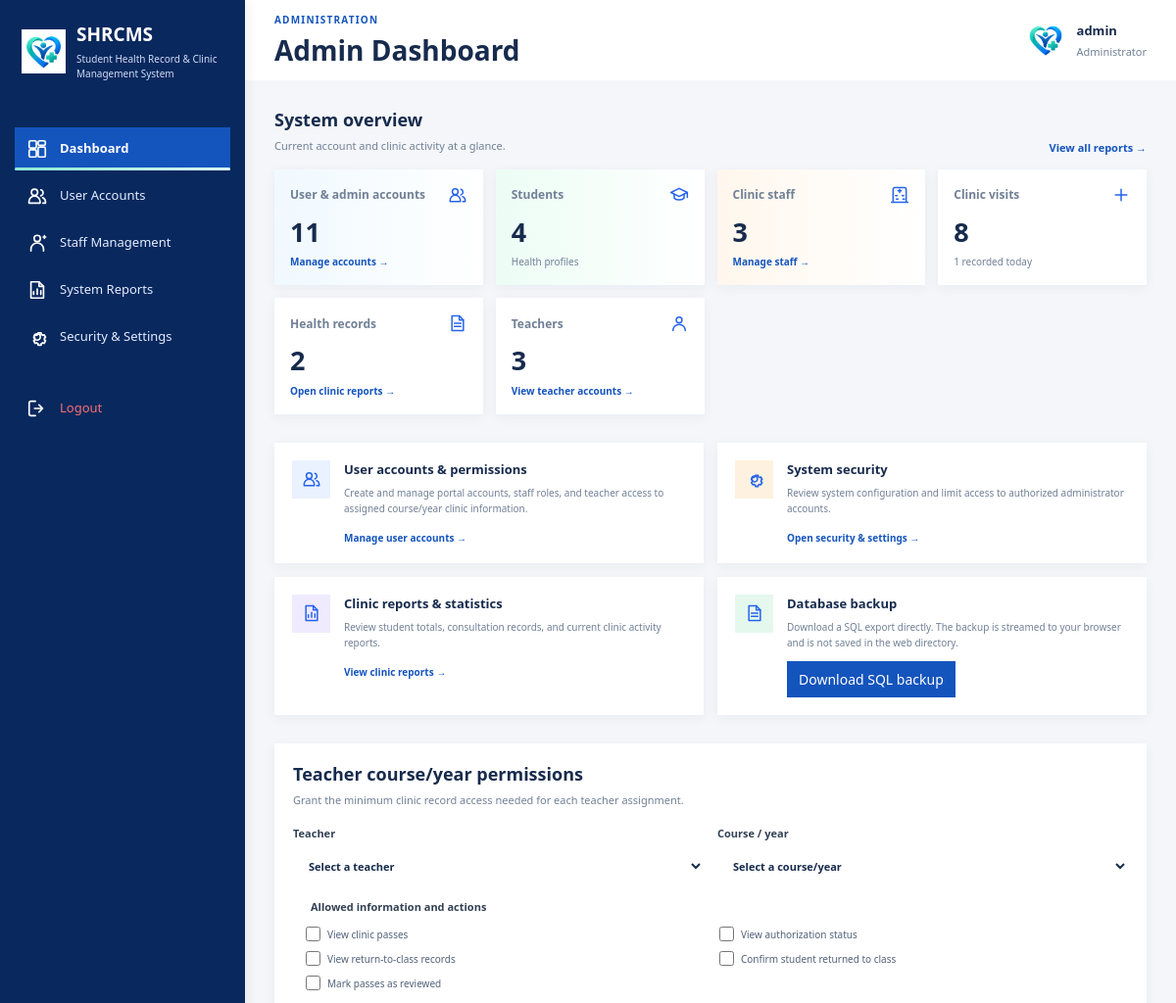
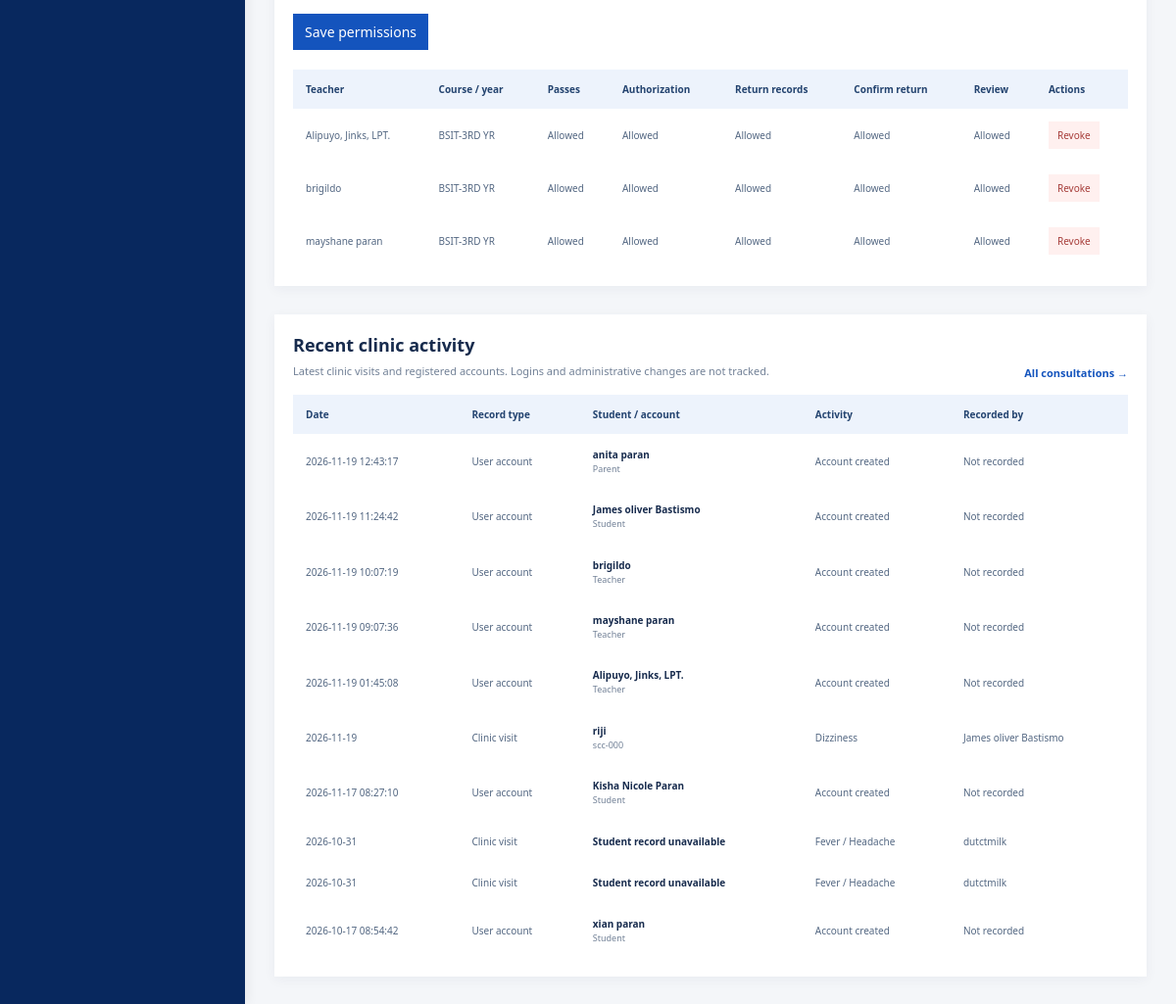
Screenshot of /php/Admin_Dashboard/admin_dashboard.php (signed in) with the database file from the repository (2 pictures, top to bottom).
### tables this page shows
CREATE TABLE `teacher_course_assignments` (
  `id` int NOT NULL,
  `teacher_id` int NOT NULL,
  `course_year` varchar(50) NOT NULL,
  `can_view_passes` tinyint(1) NOT NULL DEFAULT '0',
  `can_view_authorization` tinyint(1) NOT NULL DEFAULT '0',
  `can_view_return_records` tinyint(1) NOT NULL DEFAULT '0',
  `can_confirm_returns` tinyint(1) NOT NULL DEFAULT '0',
  `can_review` tinyint(1) NOT NULL DEFAULT '0',
  `created_at` timestamp NOT NULL DEFAULT CURRENT_TIMESTAMP
);

CREATE TABLE `staff` (
  `id` int NOT NULL,
  `staff_id_no` varchar(50) DEFAULT NULL,
  `password` varchar(255) DEFAULT NULL,
  `fullname` varchar(100) NOT NULL,
  `role` varchar(50) NOT NULL,
  `email` varchar(100) DEFAULT NULL,
  `id_document` varchar(255) DEFAULT NULL,
  `created_at` timestamp NOT NULL DEFAULT CURRENT_TIMESTAMP
);

CREATE TABLE `users` (
  `id` int NOT NULL,
  `name` varchar(100) NOT NULL,
  `email` varchar(100) DEFAULT NULL,
  `role` varchar(50) DEFAULT 'User',
  `password` varchar(255) NOT NULL,
  `status` varchar(20) DEFAULT 'Active',
  `created_at` timestamp NOT NULL DEFAULT CURRENT_TIMESTAMP,
  `student_id_no` varchar(50) DEFAULT NULL
);

### php/Admin_Dashboard/admin_dashboard.php (the view, shortened to what the rows shown need)
<?php
require_once __DIR__ . '/../db.php';
$conn->set_charset('utf8mb4');
function e($value): string
{
    return htmlspecialchars((string)($value ?? ''), ENT_QUOTES, 'UTF-8');
}
$teacherPermissionTablesReady = false;
$recentActivity = [];
$teachers = [];
$courseYears = [];
$teacherAssignments = [];
try {
    $activityResult = $conn->query(
        'SELECT c.consultation_date AS activity_date,
                c.reason AS activity,
                c.staff_name AS actor,
                s.fullname AS student_name,
                s.student_id_no
         FROM consultations c
         LEFT JOIN students s
           ON s.student_id_no COLLATE utf8mb4_unicode_ci =
              c.student_id COLLATE utf8mb4_unicode_ci
           OR CAST(s.id AS CHAR) COLLATE utf8mb4_unicode_ci =
              c.student_id COLLATE utf8mb4_unicode_ci
         ORDER BY c.consultation_date DESC, c.id DESC
         LIMIT 8'
    );
    while ($row = $activityResult->fetch_assoc()) {
        $row['activity_type'] = 'Clinic visit';
        $recentActivity[] = $row;
    }
    $accountActivityResult = $conn->query(
        'SELECT created_at AS activity_date, name, role
         FROM users
         ORDER BY created_at DESC, id DESC
         LIMIT 8'
    );
    while ($row = $accountActivityResult->fetch_assoc()) {
        $recentActivity[] = [
            'activity_date' => $row['activity_date'],
            'activity' => 'Account created',
            'actor' => 'Not recorded',
            'student_name' => $row['name'],
            'student_id_no' => $row['role'],
            'activity_type' => 'User account',
        ];
    }
    usort($recentActivity, static function (array $first, array $second): int {
        return strtotime((string)$second['activity_date'])
            <=> strtotime((string)$first['activity_date']);
    });
    $recentActivity = array_slice($recentActivity, 0, 10);
    $teacherAccountResult = $conn->query(
        'SELECT id, teacher_id_no, fullname, email, password
         FROM teachers
         WHERE LOWER(TRIM(status)) = \'active\''
    );
    while ($teacherAccount = $teacherAccountResult->fetch_assoc()) {
        $teacherEmail = trim((string)($teacherAccount['email'] ?? ''));
        $teacherName = (string)$teacherAccount['fullname'];
        $mirrorLookup = $conn->prepare(
            'SELECT id FROM staff
             WHERE LOWER(TRIM(role)) = \'teacher\'
               AND (
                    (? <> \'\' AND LOWER(TRIM(email)) = LOWER(TRIM(?)))
                    OR LOWER(TRIM(fullname)) = LOWER(TRIM(?))
               )
             LIMIT 1'
        );
        $mirrorLookup->bind_param('sss', $teacherEmail, $teacherEmail, $teacherName);
        $mirrorLookup->execute();
        $mirrorRow = $mirrorLookup->get_result()->fetch_assoc();
        $staffId = (int)($mirrorRow['id'] ?? 0);
        $teachers[] = [
            'id' => $staffId,
            'fullname' => $teacherName,
            'teacher_id_no' => (string)$teacherAccount['teacher_id_no'],
            'role' => 'Teacher',
        ];
    }
    $courseYearsResult = $conn->query(
        "SELECT DISTINCT course_year FROM students
         WHERE course_year IS NOT NULL AND TRIM(course_year) <> ''
         ORDER BY course_year"
    );
    while ($row = $courseYearsResult->fetch_assoc()) {
        $courseYears[] = $row['course_year'];
    }
    $teacherPermissionTablesReady = true;
    if ($teacherPermissionTablesReady) {
        $assignmentResult = $conn->query(
            'SELECT a.id, a.teacher_id, a.course_year,
                    a.can_view_passes, a.can_view_authorization,
                    a.can_view_return_records, a.can_confirm_returns, a.can_review,
                    s.fullname
             FROM teacher_course_assignments a
             INNER JOIN staff s ON s.id = a.teacher_id
             ORDER BY s.fullname, a.course_year'
        );
        while ($row = $assignmentResult->fetch_assoc()) {
            $teacherAssignments[] = $row;
        }
    }
} catch (mysqli_sql_exception $exception) {
    error_log('Admin dashboard query failed: ' . $exception->getMessage());
    $dashboardError = 'Some dashboard information could not be loaded. Check the database setup and try again.';
}
?>
<!DOCTYPE html>
<html lang="en">
<head>
    <link rel="stylesheet" href="../../css/Shared/style.css?v=20261114-icons">
    <link rel="stylesheet" href="../../css/Admin/admin-dashboard.css?v=20261117-admin-operations">
</head>
<body class="admin-dashboard-body">
    <main class="admin-main-content">
        <header class="admin-header-bar">
            <div>
                <h1>Admin Dashboard</h1>
            </div>
        </header>
        <div class="admin-dashboard-container">
            <section aria-labelledby="overview-heading">
                <div class="admin-dashboard-section-heading">
                    <div>
                        <h2 id="overview-heading">System overview</h2>
                    </div>
                </div>
            </section>
            <section class="admin-permissions-panel" aria-labelledby="teacher-permissions-heading">
                <div class="admin-dashboard-section-heading">
                    <div>
                        <h2 id="teacher-permissions-heading">Teacher course/year permissions</h2>
                    </div>
                </div>
                <?php if (!$teacherPermissionTablesReady): ?>
                    <div class="admin-setup-notice" role="status">
                        Teacher permission storage is not installed yet. Import the teacher dashboard tables from the project SQL file before assigning access.
                    </div>
                <?php elseif (!$teachers): ?>
                    <div class="admin-setup-notice" role="status">
                        No active teacher accounts were found. Add a Teacher account in User Accounts before assigning clinic access.
                    </div>
                <?php else: ?>
                    <?php if ($teacherAssignments): ?>
                        <div class="admin-table-wrap">
                            <table class="admin-permissions-table">
                                <thead>
                                    <tr>
                                        <th scope="col">Teacher</th>
                                        <th scope="col">Course / year</th>
                                        <th scope="col">Passes</th>
                                        <th scope="col">Authorization</th>
                                        <th scope="col">Return records</th>
                                        <th scope="col">Confirm return</th>
                                        <th scope="col">Review</th>
                                        <th scope="col">Actions</th>
                                    </tr>
                                </thead>
                                <tbody>
                                    <?php foreach ($teacherAssignments as $assignment): ?>
                                        <tr>
                                            <td><?= e($assignment['fullname']) ?></td>
                                            <td><?= e($assignment['course_year']) ?></td>
                                            <td><?= (int)$assignment['can_view_passes'] ? 'Allowed' : '—' ?></td>
                                            <td><?= (int)$assignment['can_view_authorization'] ? 'Allowed' : '—' ?></td>
                                            <td><?= (int)$assignment['can_view_return_records'] ? 'Allowed' : '—' ?></td>
                                            <td><?= (int)$assignment['can_confirm_returns'] ? 'Allowed' : '—' ?></td>
                                            <td><?= (int)$assignment['can_review'] ? 'Allowed' : '—' ?></td>
                                            <td>
                                                <form method="post" class="admin-revoke-form"
                                                      onsubmit="return confirm('Revoke this teacher course/year assignment?');">
                                                    <button type="submit" class="admin-revoke-button">Revoke</button>
                                                </form>
                                            </td>
                                        </tr>
                                    <?php endforeach; ?>
                                </tbody>
                            </table>
                        </div>
                    <?php endif; ?>
                <?php endif; ?>
            </section>
            <section class="admin-activity-panel" aria-labelledby="activity-heading">
                <div class="admin-dashboard-section-heading">
                    <div>
                        <h2 id="activity-heading">Recent clinic activity</h2>
                    </div>
                </div>
                <div class="admin-table-wrap">
                    <table class="admin-activity-table">
                        <thead>
                            <tr>
                                <th scope="col">Date</th>
                                <th scope="col">Record type</th>
                                <th scope="col">Student / account</th>
                                <th scope="col">Activity</th>
                                <th scope="col">Recorded by</th>
                            </tr>
                        </thead>
                        <tbody>
                            <?php if (!$recentActivity): ?>
                                <tr><td colspan="5" class="admin-empty-row">No recent clinic or account activity is available.</td></tr>
                            <?php else: ?>
                                <?php foreach ($recentActivity as $activity): ?>
                                    <tr>
                                        <td><?= e($activity['activity_date']) ?></td>
                                        <td><?= e($activity['activity_type']) ?></td>
                                        <td>
                                            <strong><?= e($activity['student_name'] ?: 'Student record unavailable') ?></strong>
                                            <?php if (!empty($activity['student_id_no'])): ?>
                                                <small><?= e($activity['student_id_no']) ?></small>
                                            <?php endif; ?>
                                        </td>
                                        <td><?= e($activity['activity'] ?: 'Clinic consultation') ?></td>
                                        <td><?= e($activity['actor'] ?: 'Not recorded') ?></td>
                                    </tr>
                                <?php endforeach; ?>
                            <?php endif; ?>
                        </tbody>
                    </table>
                </div>
            </section>
        </div>
    </main>
</body>
</html>

### rows the page displays
teacher_course_assignments: teacher.fullname "Alipuyo, Jinks, LPT.", course_year "BSIT-3RD YR", can_view_passes "Allowed", can_view_authorization "Allowed", can_view_return_records "Allowed", can_confirm_returns "Allowed", can_review "Allowed"
teacher_course_assignments: teacher.fullname "brigildo", course_year "BSIT-3RD YR", can_view_passes "Allowed", can_view_authorization "Allowed", can_view_return_records "Allowed", can_confirm_returns "Allowed", can_review "Allowed"
teacher_course_assignments: teacher.fullname "mayshane paran", course_year "BSIT-3RD YR", can_view_passes "Allowed", can_view_authorization "Allowed", can_view_return_records "Allowed", can_confirm_returns "Allowed", can_review "Allowed"
users: created_at "2026-11-19 12:43:17", activity_type "User account", name "anita paran", role "Parent", activity "Account created", actor "Not recorded"
users: created_at "2026-11-19 11:24:42", activity_type "User account", name "James oliver Bastismo", role "Student", activity "Account created", actor "Not recorded"
users: created_at "2026-11-19 10:07:19", activity_type "User account", name "brigildo", role "Teacher", activity "Account created", actor "Not recorded"
users: created_at "2026-11-19 09:07:36", activity_type "User account", name "mayshane paran", role "Teacher", activity "Account created", actor "Not recorded"
users: created_at "2026-11-19 01:45:08", activity_type "User account", name "Alipuyo, Jinks, LPT.", role "Teacher", activity "Account created", actor "Not recorded"
users: created_at "2026-11-17 08:27:10", activity_type "User account", name "Kisha Nicole Paran", role "Student", activity "Account created", actor "Not recorded"
users: created_at "2026-10-17 08:54:42", activity_type "User account", name "xian paran", role "Student", activity "Account created", actor "Not recorded"

### other values shown
$username "admin"
$stats['accounts'] "11"
$stats['students'] "4"
$stats['staff'] "3"
$stats['consultations'] "8"
$stats['today_consultations'] "1"
$stats['health_records'] "2"
$stats['teachers'] "3"
$activity['activity_date'] "2026-11-19"
$activity['activity_type'] "Clinic visit"
$activity['student_name'] ?: 'Student record unavailable' "riji"
$activity['student_id_no'] "scc-000"
$activity['activity'] ?: 'Clinic consultation' "Dizziness"
$activity['actor'] ?: 'Not recorded' "James oliver Bastismo"
$activity['activity_date'] "2026-10-31"
